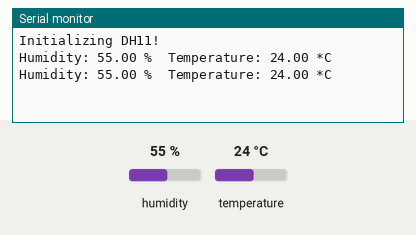
Bench run of a sketch on a simulated Arduino Uno, built with avr-gcc and run on an emulated ATmega328P. Parts: the last lines printed to the serial monitor. The test bench sets the inputs (shaded band); at power-on: humidity 55 %, temperature 24 °C.

Above: at 4.8 s.
4.9 s: humidity set to 22 %
At 7.0 s:
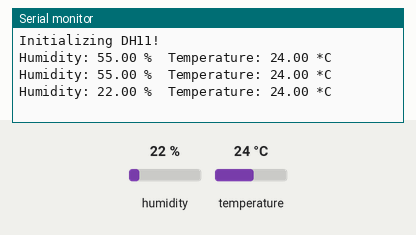
7.9 s: temperature set to 12 °C
At 9.5 s:
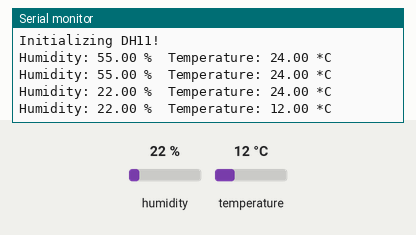
10.9 s: humidity set to 40 %
At 13.1 s:
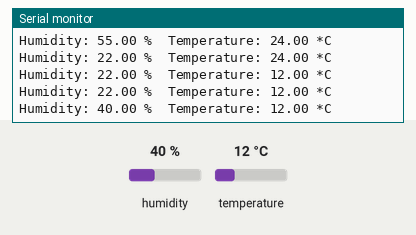
Timing chart, 0 to 14.6 s (numbered marks = the images above; inputs shaded):
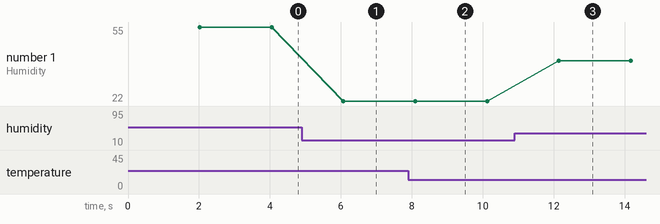

The sketch:

omer_serial_experiment.ino
```cpp
/*
 *  Author: Syed Omer Hassan
 *  Date: January 11th, 2024
 *  Description: This program I made is essentially the "stepping stone"
 *  for my final project! This program uses the DHT11 temp / humidity
 *  sensor to print out the temps and humidity to the SerialMonitor.
 *  When I see that my program works, I will integrate it into the LCD.
 */


// Include libraries and define
// pin, as well as sensor type.
#include "DHT.h"
#define DHTPIN 6  // The digital pin 6
                  // is what I'll use.

#define DHTTYPE DHT11   // Clarifying the sensor
                        // model that I'm using.


DHT dht(DHTPIN, DHTTYPE);

void setup() {
  Serial.begin(9600);                     // Start SerialMonitor
  Serial.println("Initializing DH11!");   // to print statements.

  dht.begin();   // Similar format as SerialMonitor command,
                 // except this is exclusively for initializing
                 // my DHT11 module and starts sensing surroundings.
}

void loop() {

  delay(2000);

  float h = dht.readHumidity();
  float t = dht.readTemperature();


  if (isnan(h) || isnan(t)) {                             // This will essentially notify me that
    Serial.println("Uh-oh, can't read anything ...");     // there's some issue reading from the
    return;                                               // the sensor, if everything equals to zero.
  }

  Serial.print("Humidity: ");     // This will simply print the humidity
  Serial.print(h);                // and temperature to the SerialMonitor
  Serial.print(" %\t");
  Serial.print("Temperature: ");
  Serial.print(t);
  Serial.println(" *C ");

}
```

Measured:
- after the input at 4.9 s, the serial monitor: prints a new line after 1.2 s (image 1)
- after the input at 7.9 s, the serial monitor: prints a new line after 0.20 s (image 2)
- after the input at 10.9 s, the serial monitor: prints a new line after 1.2 s (image 3)
- plotted number 1: 55 → 22 after the input at 4.9 s, 22 → 40 after the input at 10.9 s
